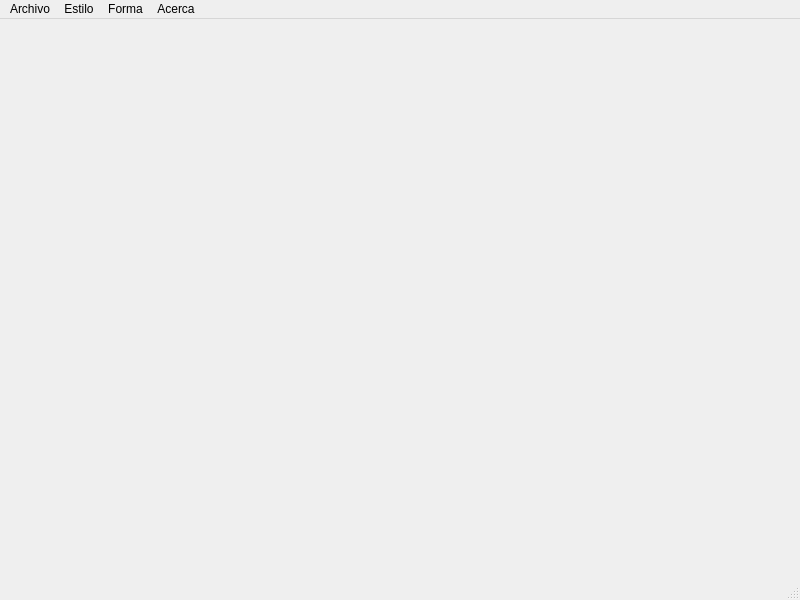
<?xml version="1.0" encoding="UTF-8"?>
<ui version="4.0">
 <class>Principal</class>
 <widget class="QMainWindow" name="Principal">
  <property name="geometry">
   <rect>
    <x>0</x>
    <y>0</y>
    <width>800</width>
    <height>600</height>
   </rect>
  </property>
  <property name="cursor">
   <cursorShape>CrossCursor</cursorShape>
  </property>
  <property name="windowTitle">
   <string>Principal</string>
  </property>
  <property name="windowIcon">
   <iconset resource="recursos.qrc">
    <normaloff>:/Downloads/cepillo-de-pintura.png</normaloff>:/Downloads/cepillo-de-pintura.png</iconset>
  </property>
  <widget class="QWidget" name="centralwidget"/>
  <widget class="QMenuBar" name="menubar">
   <property name="geometry">
    <rect>
     <x>0</x>
     <y>0</y>
     <width>800</width>
     <height>22</height>
    </rect>
   </property>
   <widget class="QMenu" name="menuArchivo">
    <property name="title">
     <string>Archivo</string>
    </property>
    <addaction name="actionNuevo"/>
    <addaction name="actionGuardar"/>
    <addaction name="separator"/>
    <addaction name="actionSalir"/>
   </widget>
   <widget class="QMenu" name="menuEstilo">
    <property name="title">
     <string>Estilo</string>
    </property>
    <addaction name="actionColor"/>
    <addaction name="actionAncho"/>
   </widget>
   <widget class="QMenu" name="menuForma">
    <property name="title">
     <string>Forma</string>
    </property>
    <addaction name="actionLineas"/>
    <addaction name="actionLibre"/>
    <addaction name="actionRect_nculos"/>
    <addaction name="actionCircunferencias"/>
   </widget>
   <widget class="QMenu" name="menuAcerca">
    <property name="title">
     <string>Acerca</string>
    </property>
    <addaction name="actionAcerca_del_creador"/>
   </widget>
   <addaction name="menuArchivo"/>
   <addaction name="menuEstilo"/>
   <addaction name="menuForma"/>
   <addaction name="menuAcerca"/>
  </widget>
  <widget class="QStatusBar" name="statusbar"/>
  <action name="actionNuevo">
   <property name="text">
    <string>Nuevo</string>
   </property>
   <property name="shortcut">
    <string>Ctrl+N</string>
   </property>
  </action>
  <action name="actionGuardar">
   <property name="text">
    <string>Guardar</string>
   </property>
   <property name="shortcut">
    <string>Ctrl+S</string>
   </property>
  </action>
  <action name="actionSalir">
   <property name="text">
    <string>Salir</string>
   </property>
   <property name="shortcut">
    <string>Ctrl+Q</string>
   </property>
  </action>
  <action name="actionColor">
   <property name="text">
    <string>Color</string>
   </property>
   <property name="shortcut">
    <string>Ctrl+Shift+C</string>
   </property>
  </action>
  <action name="actionAncho">
   <property name="text">
    <string>Ancho</string>
   </property>
   <property name="shortcut">
    <string>Ctrl+Shift+A</string>
   </property>
  </action>
  <action name="actionLineas">
   <property name="text">
    <string>Lineas</string>
   </property>
  </action>
  <action name="actionLibre">
   <property name="checkable">
    <bool>true</bool>
   </property>
   <property name="text">
    <string>Libre</string>
   </property>
  </action>
  <action name="actionRect_nculos">
   <property name="text">
    <string>Rectánculos</string>
   </property>
  </action>
  <action name="actionCircunferencias">
   <property name="text">
    <string>Circunferencias</string>
   </property>
  </action>
  <action name="actionAcerca_del_creador">
   <property name="text">
    <string>Acerca del creador</string>
   </property>
  </action>
 </widget>
 <resources>
  <include location="recursos.qrc"/>
 </resources>
 <connections/>
</ui>
